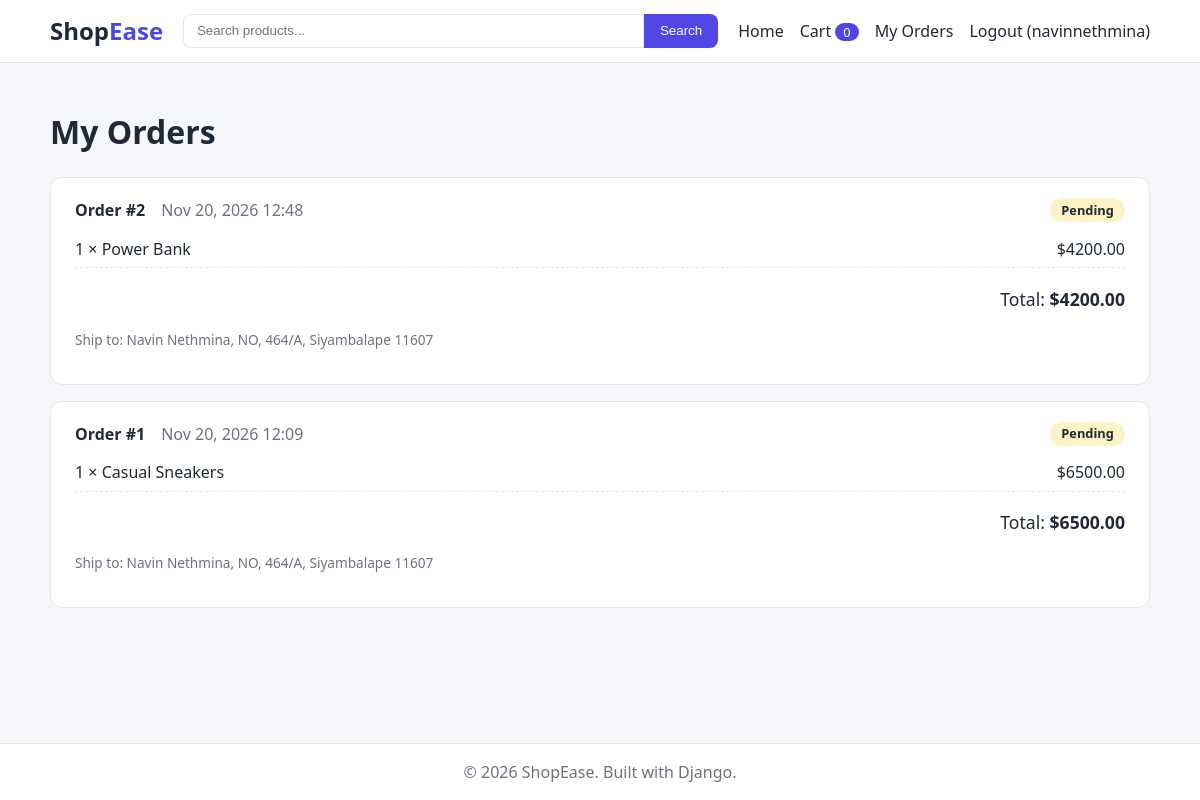
Screenshot of /orders/ (signed in) with the database file from the repository.
### shop/models.py (models this page shows, shortened)
class Order(models.Model):
    STATUS_CHOICES = [
        ("pending", "Pending"),
        ("shipped", "Shipped"),
        ("delivered", "Delivered"),
        ("cancelled", "Cancelled"),
    ]
    user = models.ForeignKey(
        settings.AUTH_USER_MODEL, on_delete=models.CASCADE, related_name="orders"
    )
    full_name = models.CharField(max_length=150)
    address = models.CharField(max_length=255)
    city = models.CharField(max_length=100)
    postal_code = models.CharField(max_length=20)
    phone = models.CharField(max_length=30)
    status = models.CharField(max_length=20, choices=STATUS_CHOICES, default="pending")
    created_at = models.DateTimeField(auto_now_add=True)
    class Meta:
        ordering = ["-created_at"]
    @property
    def total(self):
        return sum((item.subtotal for item in self.items.all()), Decimal("0.00"))

class OrderItem(models.Model):
    order = models.ForeignKey(Order, on_delete=models.CASCADE, related_name="items")
    product = models.ForeignKey(Product, on_delete=models.SET_NULL, null=True)
    product_name = models.CharField(max_length=200)
    price = models.DecimalField(max_digits=10, decimal_places=2)
    quantity = models.PositiveIntegerField(default=1)
    @property
    def subtotal(self):
        return self.price * self.quantity

### shop/views.py (the view)
# urls.py: path("orders/", views.orders, name="orders"),
@login_required
def orders(request):
    user_orders = Order.objects.filter(user=request.user).prefetch_related("items")
    return render(request, "orders.html", {"orders": user_orders})

### shop/context_processors.py (called while the page is built)
def cart_count(request):
    cart = request.session.get("cart", {})
    return {"cart_count": sum(cart.values())}

### templates/orders.html (shortened to what this page needs)
{% extends 'base.html' %}
{% block content %}
<h1>My Orders</h1>
{% for order in orders %}
  <section class="order">
    <header>
      <strong>Order #{{ order.pk }}</strong>
      <span class="muted">{{ order.created_at|date:"M d, Y H:i" }}</span>
      <span class="status {{ order.status }}">{{ order.get_status_display }}</span>
    </header>
    <ul>
      {% for item in order.items.all %}
        <li><span>{{ item.quantity }} &times; {{ item.product_name }}</span><span>${{ item.subtotal }}</span></li>
      {% endfor %}
    </ul>
    <p class="total">Total: <strong>${{ order.total }}</strong></p>
    <p class="muted small">Ship to: {{ order.full_name }}, {{ order.address }}, {{ order.city }} {{ order.postal_code }}</p>
  </section>
{% empty %}
  <p class="empty">You haven't placed any orders yet. <a href="{% url 'home' %}">Browse products</a></p>
{% endfor %}
{% endblock %}

### templates/base.html (shortened to what this page needs)
{% load static %}
<!DOCTYPE html>
<html lang="en">
<head>
  <link rel="stylesheet" href="{% static 'css/style.css' %}">
</head>
<body>
  <header class="site-header">
    <div class="container nav">
      <a class="brand" href="{% url 'home' %}">Shop<span>Ease</span></a>
      <form class="search" action="{% url 'home' %}" method="get">
        <input type="text" name="q" placeholder="Search products..." value="{{ query|default:'' }}">
        <button type="submit">Search</button>
      </form>
      <nav class="links">
        <a href="{% url 'home' %}">Home</a>
        <a href="{% url 'cart' %}">Cart <span class="badge">{{ cart_count }}</span></a>
        {% if user.is_authenticated %}
          <a href="{% url 'orders' %}">My Orders</a>
          <form class="inline" action="{% url 'logout' %}" method="post">
            <button type="submit" class="link-btn">Logout ({{ user.username }})</button>
          </form>
        {% else %}
          <a href="{% url 'login' %}">Login</a>
          <a href="{% url 'register' %}">Register</a>
        {% endif %}
      </nav>
    </div>
  </header>
  <main class="container">
    {% block content %}{% endblock %}
  </main>
  <footer class="site-footer">
    <div class="container">&copy; {% now "Y" %} ShopEase. Built with Django.</div>
  </footer>
</body>
</html>

### static/css/style.css (style rules this page uses)
:root { --primary: #4f46e5; --primary-dark: #4338ca; --bg: #f6f7fb; --text: #1f2937; --muted: #6b7280; --border: #e5e7eb; --danger: #dc2626; --ok: #059669; }
* { box-sizing: border-box; }
body { margin: 0; font-family: system-ui, -apple-system, "Segoe UI", Roboto, sans-serif; background: var(--bg); color: var(--text); line-height: 1.5; min-height: 100vh; display: flex; flex-direction: column; }
main { flex: 1; padding-top: 1.5rem; padding-bottom: 3rem; }
a { color: var(--primary); text-decoration: none; }
.container { width: min(1100px, 92%); margin: 0 auto; }
.muted { color: var(--muted); }
.small { font-size: .85rem; }
.site-header { background: #fff; border-bottom: 1px solid var(--border); position: sticky; top: 0; z-index: 10; }
.nav { display: flex; align-items: center; gap: 1.25rem; padding: .8rem 0; flex-wrap: wrap; }
.brand { font-size: 1.5rem; font-weight: 800; color: var(--text); }
.brand span { color: var(--primary); }
.search { flex: 1; display: flex; min-width: 200px; }
.search input { flex: 1; padding: .55rem .8rem; border: 1px solid var(--border); border-radius: 8px 0 0 8px; }
.search button { padding: .55rem 1rem; border: 0; background: var(--primary); color: #fff; border-radius: 0 8px 8px 0; cursor: pointer; }
.links { display: flex; gap: 1rem; align-items: center; }
.links a { color: var(--text); font-weight: 500; }
.badge { background: var(--primary); color: #fff; border-radius: 999px; padding: 0 .5rem; font-size: .8rem; }
.inline { display: inline; margin: 0; }
.link-btn { background: none; border: 0; color: var(--text); font: inherit; font-weight: 500; cursor: pointer; padding: 0; }
.summary, .order { background: #fff; border: 1px solid var(--border); border-radius: 12px; padding: 1.25rem 1.5rem; }
.summary ul, .order ul { list-style: none; padding: 0; margin: 0; }
.summary li, .order li { display: flex; justify-content: space-between; padding: .4rem 0; border-bottom: 1px dashed var(--border); }
.total { text-align: right; font-size: 1.1rem; }
.order { margin-bottom: 1rem; }
.order header { display: flex; gap: 1rem; align-items: center; margin-bottom: .5rem; }
.status { margin-left: auto; padding: .15rem .7rem; border-radius: 999px; font-size: .8rem; font-weight: 600; background: #fef3c7; }
.site-footer { background: #fff; border-top: 1px solid var(--border); padding: 1rem 0; text-align: center; color: var(--muted); }

### rows the page displays
Order: pk "2", created_at "Nov 20, 2026 12:48", status "Pending", total "4200.00", full_name "Navin Nethmina", address "NO, 464/A", city "Siyambalape", postal_code "11607"
OrderItem: quantity "1", product_name "Power Bank", subtotal "4200.00"
Order: pk "1", created_at "Nov 20, 2026 12:09", status "Pending", total "6500.00", full_name "Navin Nethmina", address "NO, 464/A", city "Siyambalape", postal_code "11607"
OrderItem: quantity "1", product_name "Casual Sneakers", subtotal "6500.00"

### other values shown
{{ cart_count }} "0"
{{ user.username }} "navinnethmina"
